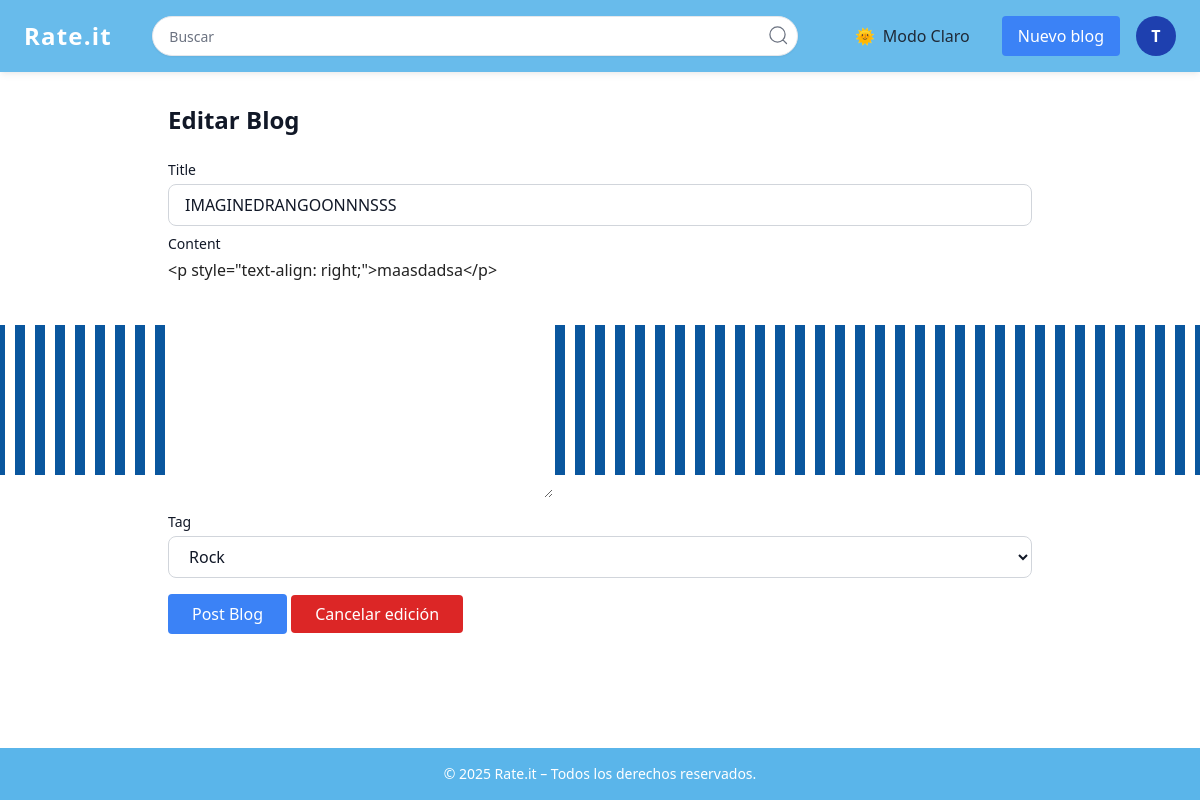
The page /blog/18/edit/ (signed in) on the database its author committed.
### blogapp/models.py (models this page shows, shortened)
class Blog(models.Model):
    title = models.CharField(max_length=200)
    content = HTMLField()
    author = models.ForeignKey(User, on_delete=models.CASCADE)
    created_at = models.DateTimeField(auto_now_add=True)
    is_deleted = models.BooleanField(default=False)
    tag = models.ForeignKey(Tag,on_delete=models.SET_NULL, null=True, max_length=100)
    cover_image = models.ImageField(upload_to='covers/', blank=True, null=True,validators=[dimension_imagen]) # guarda la imagen en el blog en base y nomas valida el tamano
    average_rating = models.FloatField(default=0)
    objects = BlogManager()
    all_objects = models.Manager()

### blogapp/views.py (the view, shortened to what this page needs)
# urls.py: path('blog/<int:pk>/edit/', BlogUpdateView.as_view(), name='blog_update'),
class BlogUpdateView(LoginRequiredMixin, UserPassesTestMixin,UpdateView ):
    model = Blog
    fields = ['title', 'content', 'tag']
    template_name = 'blog_form.html'
    def test_func(self):
        return self.request.user == self.get_object().author

### blogapp/models.py (called while the page is built)
    def get_queryset(self):
        return super().get_queryset().filter(is_deleted=False)

    def __str__(self):
        return f"{self.title}"

### blogapp/templates/blogapp/blog_form.html (shortened to what this page needs)
{% extends 'base.html' %}
{% load widget_tweaks %}
{% block content %}
  <h1 class="text-2xl font-bold mb-6 text-gray-900 dark:text-white">
    {% if form.instance.pk %}Editar Blog{% else %}Crear un Nuevo Blog{% endif %}
  </h1>
  <form method="post" class="tinymce-enabled-form space-y-4 transition-all duration-700 ease-in-out animate-fade-in" enctype="multipart/form-data">{% csrf_token %}
    <div class="space-y-2 transition-all duration-700 ease-in-out">
      {% for field in form %}
        <div>
          <label for="{{ field.id_for_label }}" class="block text-sm font-medium mb-1 text-gray-900 dark:text-white">{{ field.label }}</label>
          {% if field.name == "content" %}
            {{ field }}
          {% else %}
            {{ field|add_class:"bg-white dark:bg-[#333] text-gray-900 dark:text-white px-4 py-2 rounded-lg w-full border border-gray-300 dark:border-gray-700 focus:outline-none focus:ring-2 focus:ring-blue-500" }}
          {% endif %}
        </div>
      {% endfor %}
    </div>
    <button type="submit" class="px-6 py-2 bg-blue-500 hover:bg-blue-600 text-white dark:bg-blue-600 dark:hover:bg-blue-700 rounded transition-all duration-500 ease-in-out">Post Blog</button>
    {% if form.instance.pk %}
    <button>
      <a href="{% url 'blogapp:profile' %}" class="px-6 py-2 bg-red-600 hover:bg-red-700 text-white dark:bg-red-600 dark:hover:bg-red-700 rounded transition-all duration-500 ease-in-out">Cancelar edición</a>
    </button>
    {% endif %}
  </form>
{% endblock %}

### blogapp/templates/blogapp/base.html (shortened to what this page needs)
{% load static tailwind_tags %}
<!DOCTYPE html>
<html lang="es" class="scroll-smooth">
  <head>
    <script src="https://cdn.tailwindcss.com"></script>
  </head>
  <body
    id="body"
    class="flex flex-col min-h-screen font-sans transition-all duration-700 ease-in-out "
  >
    <nav
      class="py-4 px-6 transition-colors text-gray-800 dark:text-white shadow-md"
    >
      <div class="max-w-6xl mx-auto flex justify-between items-center">
        <a
          href="{% url 'blogapp:blog_list' %}"
          class="text-2xl font-semibold tracking-wider text-white"
          >Rate.it</a
        >
        <div class="flex items-center SearchBar">
          <form method="get" action="" class="flex items-center space-x-2 bg-white rounded-full px-2 py-1 shadow-sm border border-gray-200">
              <input
                type="text"
                placeholder="Buscar"
                name="busqueda"
                value="{{ request.GET.busqueda}}"
                class="flex-grow text-sm text-gray-900 placeholder-gray-500 bg-transparent focus:outline-none focus:ring-0 pl-2">
              <span class="input-group-list">
                <button type="submit" class="text-gray-500 hover:text-blue-600 transition-all duration-300 flex items-center justify-center">
                  <svg xmlns="http://www.w3.org/2000/svg" fill="none" viewBox="0 0 24 24" stroke-width="1.5" stroke="currentColor" class="w-5 h-5" >
                    <path stroke-linecap="round" stroke-linejoin="round" d="M21 21l-4.35-4.35m0 0A7.5 7.5 0 103.75 3.75a7.5 7.5 0 0012.9 12.9z" />
                  </svg>
                </button>
              </span>
          </form>
        </div>
        <div class="flex items-center space-x-4">
          <button
            onclick="toggleDarkMode()"
            class="flex items-center gap-2 px-4 py-2 rounded-full"
          >
            <span
              id="theme-icon"
              class="transition-transform duration-500 transform"
              >🌞</span
            >
            <span
              id="theme-label"
              class="transition-opacity duration-500 ease-in-out"
              >Modo Claro</span
            >
          </button>
          {% if user.is_authenticated %}
          <a
            href="{% url 'blogapp:add_blog' %}"
            class="bg-blue-500 hover:bg-blue-600 text-white dark:bg-[#b9aa87] dark:hover:bg-[#706342] dark:text-white font-medium py-2 px-4 rounded transition-all duration-500 ease-in-out"
            >Nuevo blog</a
          >
          {% endif %}
          {% if user.is_authenticated %}
          <div class="relative inline-block text left">
            <button id="userMenuButton" class="w-10 h-10 rounded-full bg-blue-800 hover:bg-blue-600 dark:bg-[#b9aa87] dark:hover:bg-[#706342] text-white flex items-center justify-center font-bold focus:outline-none focus:ring-2 focus:ring-blue-500">
              {{ user.username|slice:":1"|upper }}
            </button>
          </div>
          {% else %}
          <a href="{% url 'blogapp:login' %}">
            <button class="bg-blue-800 hover:bg-blue-700 text-white dark:bg-[#b9aa87] dark:hover:bg-[#706342] dark:text-white py-2 px-4 rounded-full transition-all duration-300">
              Iniciar Sesión
            </button>
          </a>
          {% endif %}
        </div>
      </div>
    </nav>
    <main
      class="flex-grow w-full transition-all duration-700 ease-in-out"
    >
      <div class="m_content max-w-4xl mx-auto px-4 py-8">
        {% block content %}{% endblock %}
      </div>
      <div class="visualizer fixed top-1/2 left-1/2 -translate-x-1/2 -translate-y-1/2 z-0 pointer-events-none flex gap-[2px]">
      <span class="bar" style="animation-delay: 0.3s;"></span>
      <span class="bar" style="animation-delay: 0.6s;"></span>
      <span class="bar" style="animation-delay: 0.5s;"></span>
      <span class="bar" style="animation-delay: 0.7s;"></span>
      <span class="bar" style="animation-delay: 0.1s;"></span>
      <span class="bar" style="animation-delay: 0.3s;"></span>
      <span class="bar" style="animation-delay: 0.9s;"></span>
      <span class="bar" style="animation-delay: 0s;"></span>
      <span class="bar" style="animation-delay: 0.6s;"></span>
      <span class="bar" style="animation-delay: 0.1s;"></span>
      <span class="bar" style="animation-delay: 0.2s;"></span>
      <span class="bar" style="animation-delay: 0.8s;"></span>
      <span class="bar" style="animation-delay: 0.1s;"></span>
      <span class="bar" style="animation-delay: 0.4s;"></span>
      <span class="bar" style="animation-delay: 0s;"></span>
      <span class="bar" style="animation-delay: 0.1s;"></span>
      <span class="bar" style="animation-delay: 0.8s;"></span>
      <span class="bar" style="animation-delay: 0.7s;"></span>
      <span class="bar" style="animation-delay: 0s;"></span>
      <span class="bar" style="animation-delay: 0.1s;"></span>
      <span class="bar" style="animation-delay: 0.4s;"></span>
      <span class="bar" style="animation-delay: 0.3s;"></span>
      <span class="bar" style="animation-delay: 0.7s;"></span>
      <span class="bar" style="animation-delay: 0.5s;"></span>
      <span class="bar" style="animation-delay: 0.6s;"></span>
      <span class="bar" style="animation-delay: 0.8s;"></span>
      <span class="bar" style="animation-delay: 0.2s;"></span>
      <span class="bar" style="animation-delay: 0.9s;"></span>
      <span class="bar" style="animation-delay: 0s;"></span>
      <span class="bar" style="animation-delay: 0.1s;"></span>
      <span class="bar" style="animation-delay: 0.2s;"></span>
      <span class="bar" style="animation-delay: 0.1s;"></span>
      <span class="bar" style="animation-delay: 0.3s;"></span>
      <span class="bar" style="animation-delay: 0.5s;"></span>
      <span class="bar" style="animation-delay: 0.2s;"></span>
      <span class="bar" style="animation-delay: 0.7s;"></span>
      <span class="bar" style="animation-delay: 0.4s;"></span>
      <span class="bar" style="animation-delay: 0.9s;"></span>
      <span class="bar" style="animation-delay: 0s;"></span>
      <span class="bar" style="animation-delay: 0.1s;"></span>
      <span class="bar" style="animation-delay: 0.6s;"></span>
      <span class="bar" style="animation-delay: 0.3s;"></span>
    </div>
    </main>
    <footer class="bg-[#5ab5ea] text-white py-4 px-6 transition-colors duration-500">
      <div class="max-w-4xl mx-auto text-center text-sm">
        © 2025 Rate.it – Todos los derechos reservados.
      </div>
    </footer>
    {% load static %}
  </body>
</html>

### rows shown on the page
Blog: form "IMAGINEDRANGOONNNSSS" "Rock", form "<p style=\"text-align: right;\">maasdadsa</p>"

### other values the page prints
{{ user.username|slice:":1"|upper }} "T"
{{ field.label }} "Title" "Content" "Tag"
